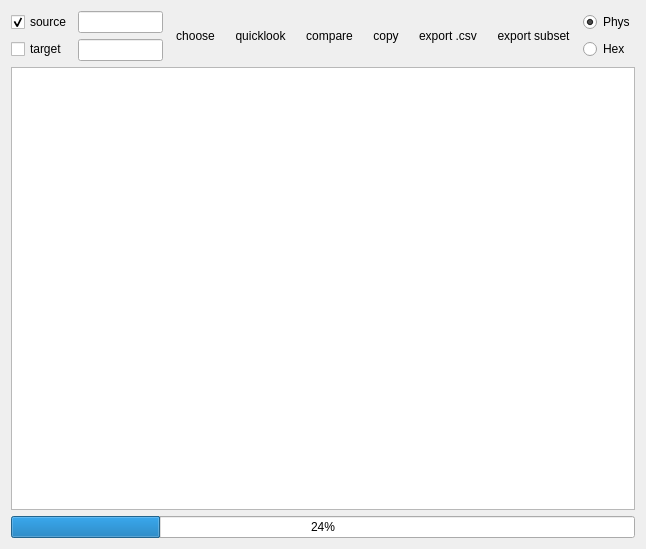
<?xml version="1.0" encoding="UTF-8"?>
<ui version="4.0">
 <class>FormCompare</class>
 <widget class="QWidget" name="FormCompare">
  <property name="geometry">
   <rect>
    <x>0</x>
    <y>0</y>
    <width>646</width>
    <height>549</height>
   </rect>
  </property>
  <property name="windowTitle">
   <string>Form</string>
  </property>
  <layout class="QVBoxLayout" name="verticalLayout_3">
   <item>
    <layout class="QHBoxLayout" name="horizontalLayout">
     <item>
      <layout class="QVBoxLayout" name="verticalLayout">
       <item>
        <widget class="QCheckBox" name="checkBoxSrc">
         <property name="text">
          <string>source</string>
         </property>
         <property name="checked">
          <bool>true</bool>
         </property>
        </widget>
       </item>
       <item>
        <widget class="QCheckBox" name="checkBoxTrg">
         <property name="text">
          <string>target</string>
         </property>
        </widget>
       </item>
      </layout>
     </item>
     <item>
      <layout class="QVBoxLayout" name="verticalLayout_2">
       <item>
        <widget class="MyQLineEdit" name="lineEdit">
         <property name="maximumSize">
          <size>
           <width>16777215</width>
           <height>16777215</height>
          </size>
         </property>
         <property name="dragEnabled">
          <bool>false</bool>
         </property>
        </widget>
       </item>
       <item>
        <widget class="MyQLineEdit" name="lineEdit_2">
         <property name="maximumSize">
          <size>
           <width>16777215</width>
           <height>16777215</height>
          </size>
         </property>
        </widget>
       </item>
      </layout>
     </item>
     <item>
      <widget class="QToolButton" name="choose">
       <property name="toolTip">
        <string>choose labels to display  from label list</string>
       </property>
       <property name="text">
        <string>choose</string>
       </property>
       <property name="icon">
        <iconset resource="icones.qrc">
         <normaloff>:/icones/milky_plus.png</normaloff>:/icones/milky_plus.png</iconset>
       </property>
       <property name="iconSize">
        <size>
         <width>40</width>
         <height>40</height>
        </size>
       </property>
       <property name="shortcut">
        <string>Ctrl+F</string>
       </property>
       <property name="toolButtonStyle">
        <enum>Qt::ToolButtonIconOnly</enum>
       </property>
       <property name="autoRaise">
        <bool>true</bool>
       </property>
      </widget>
     </item>
     <item>
      <widget class="QToolButton" name="quicklook">
       <property name="toolTip">
        <string>quicklook</string>
       </property>
       <property name="text">
        <string>quicklook</string>
       </property>
       <property name="icon">
        <iconset resource="icones.qrc">
         <normaloff>:/icones/milky_stereoPlay.png</normaloff>:/icones/milky_stereoPlay.png</iconset>
       </property>
       <property name="iconSize">
        <size>
         <width>40</width>
         <height>40</height>
        </size>
       </property>
       <property name="autoRaise">
        <bool>true</bool>
       </property>
      </widget>
     </item>
     <item>
      <widget class="QToolButton" name="compare">
       <property name="toolTip">
        <string>compare</string>
       </property>
       <property name="text">
        <string>compare</string>
       </property>
       <property name="icon">
        <iconset resource="icones.qrc">
         <normaloff>:/icones/milky_stereoAvanceRapide.png</normaloff>:/icones/milky_stereoAvanceRapide.png</iconset>
       </property>
       <property name="iconSize">
        <size>
         <width>40</width>
         <height>40</height>
        </size>
       </property>
       <property name="autoRaise">
        <bool>true</bool>
       </property>
      </widget>
     </item>
     <item>
      <widget class="QToolButton" name="copy">
       <property name="toolTip">
        <string>copy</string>
       </property>
       <property name="text">
        <string>copy</string>
       </property>
       <property name="icon">
        <iconset resource="icones.qrc">
         <normaloff>:/icones/milky_stereoCopy.png</normaloff>:/icones/milky_stereoCopy.png</iconset>
       </property>
       <property name="iconSize">
        <size>
         <width>40</width>
         <height>40</height>
        </size>
       </property>
       <property name="autoRaise">
        <bool>true</bool>
       </property>
      </widget>
     </item>
     <item>
      <widget class="QToolButton" name="export_labels">
       <property name="toolTip">
        <string>export selected labels</string>
       </property>
       <property name="text">
        <string>export .csv</string>
       </property>
       <property name="icon">
        <iconset resource="icones.qrc">
         <normaloff>:/icones/milky_flecheDroite.png</normaloff>:/icones/milky_flecheDroite.png</iconset>
       </property>
       <property name="iconSize">
        <size>
         <width>40</width>
         <height>40</height>
        </size>
       </property>
       <property name="autoRaise">
        <bool>true</bool>
       </property>
      </widget>
     </item>
     <item>
      <widget class="QToolButton" name="export_subset">
       <property name="toolTip">
        <string>export subset</string>
       </property>
       <property name="text">
        <string>export subset</string>
       </property>
       <property name="icon">
        <iconset resource="icones.qrc">
         <normaloff>:/icones/milky_exportSubset.png</normaloff>:/icones/milky_exportSubset.png</iconset>
       </property>
       <property name="iconSize">
        <size>
         <width>40</width>
         <height>40</height>
        </size>
       </property>
       <property name="autoRaise">
        <bool>true</bool>
       </property>
      </widget>
     </item>
     <item>
      <layout class="QVBoxLayout" name="verticalLayout_4">
       <item>
        <widget class="QRadioButton" name="radioButton_Phys">
         <property name="toolTip">
          <string>Display the values in physical format.</string>
         </property>
         <property name="text">
          <string>Phys</string>
         </property>
         <property name="checked">
          <bool>true</bool>
         </property>
        </widget>
       </item>
       <item>
        <widget class="QRadioButton" name="radioButton_Hex">
         <property name="toolTip">
          <string>Display the values in hexadecimal format.</string>
         </property>
         <property name="text">
          <string>Hex</string>
         </property>
        </widget>
       </item>
      </layout>
     </item>
    </layout>
   </item>
   <item>
    <widget class="SpreadsheetView" name="tableView">
     <property name="contextMenuPolicy">
      <enum>Qt::CustomContextMenu</enum>
     </property>
    </widget>
   </item>
   <item>
    <widget class="QProgressBar" name="progressBar">
     <property name="value">
      <number>24</number>
     </property>
    </widget>
   </item>
  </layout>
 </widget>
 <customwidgets>
  <customwidget>
   <class>SpreadsheetView</class>
   <extends>QTableView</extends>
   <header location="global">spreadsheetview.h</header>
  </customwidget>
  <customwidget>
   <class>MyQLineEdit</class>
   <extends>QLineEdit</extends>
   <header location="global">myqlineedit.h</header>
  </customwidget>
 </customwidgets>
 <resources>
  <include location="icones.qrc"/>
 </resources>
 <connections/>
</ui>
